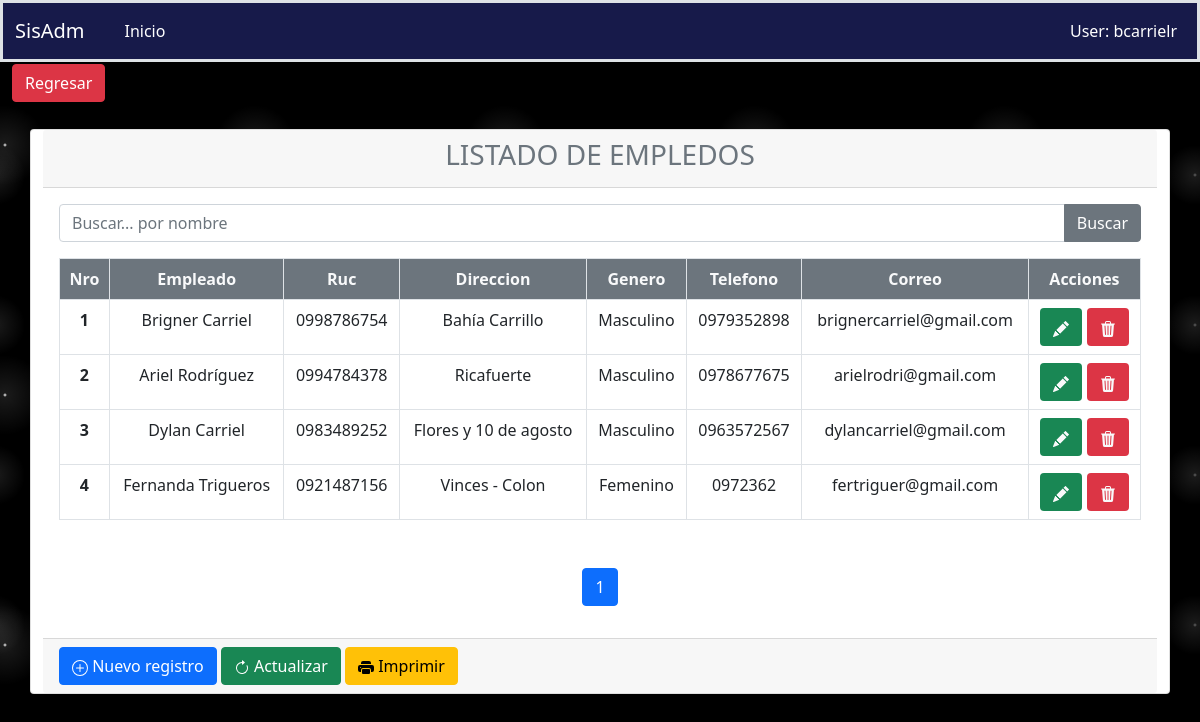
The app's page /novedades/listaempleados, older data.
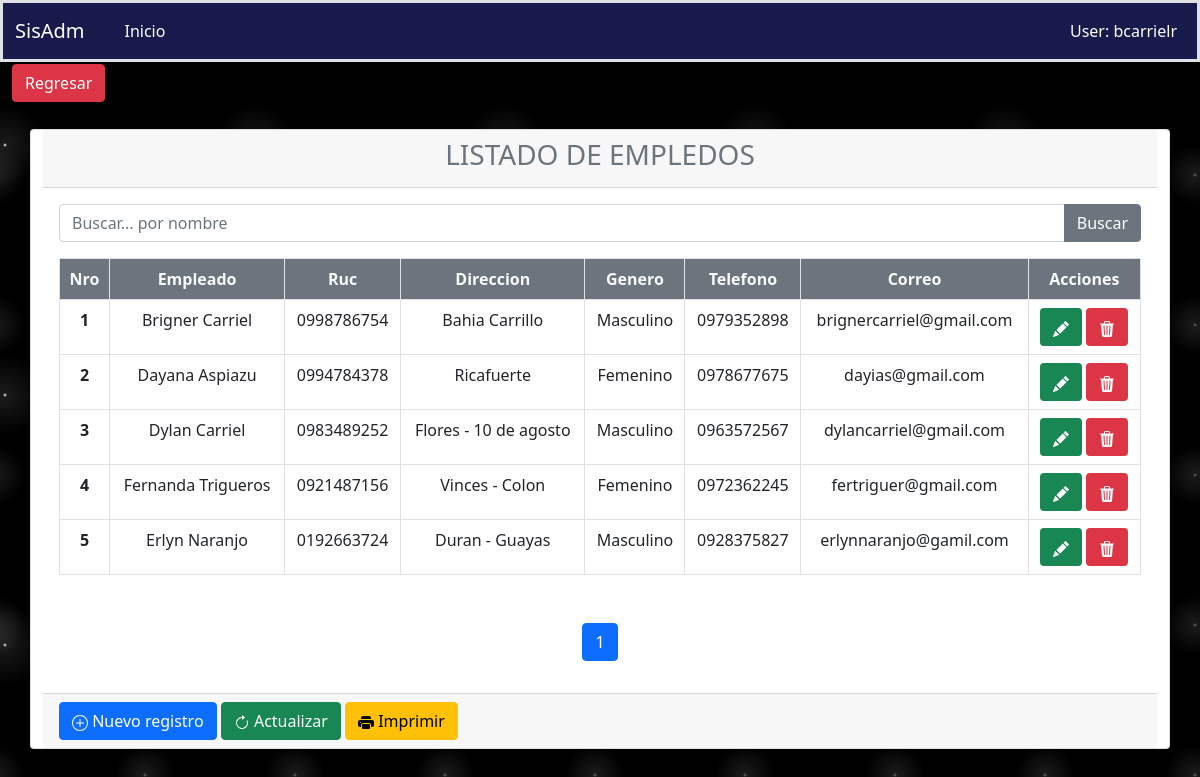
The same page, newer data.
### aplicaciones/novedades/models.py (models this page shows, shortened)
class Empleado(Base):
    nombres = models.CharField(max_length=200, unique=True)
    ruc = models.CharField(max_length=10, unique=True)
    direccion = models.TextField(blank=True, null=True, verbose_name='Dirección')
    genero = models.CharField(max_length=1, choices=GENERO,default=GENERO[0][0], blank=True, null=True)
    telefonos = models.CharField(max_length=10, blank=True, null=True, unique=True)
    email = models.CharField(max_length=100,unique=True)
    class Meta:
        verbose_name = "Empleado"
        verbose_name_plural = "Empleados"
        ordering = ['id']

### aplicaciones/novedades/views/empleados/views.py (the view)
# urls.py: path('listaempleados', ListaEmpleadosListView.as_view(), name="listaempleados"),
class ListaEmpleadosListView(ListView):
    template_name = "empleados/lisempleados.html"
    context_object_name = 'lisempleados'
    model = Empleado
    paginate_by = 7
    def get_queryset(self):
        query = self.request.GET.get("query")
        print(query)
        if query:
            return self.model.objects.filter(nombres__icontains=query)
        else:
            return self.model.objects.all()
    def get_context_data(self, **kwargs):
        context = super().get_context_data(**kwargs)
        context['url_anterior'] = '/novedades/menunovedades'
        context['listar_url']= ''
        context['imprimir_url']='/novedades/pdf_empleado'
        context['crear_url'] = '/novedades/crearempleado'
        context['titulo'] = 'LISTADO DE EMPLEDOS'
        context['query'] = self.request.GET.get("query") or ""
        return context

### aplicaciones/novedades/templates/empleados/lisempleados.html (shortened to what this page needs)
{% extends 'consulta.html' %}
{% load static %}
{% block search %}
    <form action="{% url 'novedades:listaempleados' %}" method="GET">
      <div class="input-group mb-3">
        <input type="text" name="query" value="{{ query }}" class="form-control" placeholder="Buscar... por nombre" id="idInputSearch" aria-describedby="basic-addon2"/>
        <button type="submit" class="btn btn-secondary mr-1" id="idSearchSp">Buscar</button>
      </div>
    </form>
{% endblock %}
{% block columns %}
    <tr class="text-center text-light  bg-secondary">
        <th scope="col" >Nro</th>
        <th scope="col" >Empleado</th>
        <th scope="col" >Ruc</th>
        <th scope="col" >Direccion</th>
        <th scope="col" >Genero</th>
        <th scope="col" >Telefono</th>
        <th scope="col" >Correo</th>
        <th scope="col" >Acciones</th>
    </tr>
{% endblock %}
{% block rows %}
    {% for object in lisempleados %}
          <tr class="text-center">
              <th scope="row">{{ object.id }}</th>
              <td>{{ object.nombres }}</td>
              <td>{{ object.ruc }}</td>
              <td>{{ object.direccion }}</td>
              <td>{{ object.get_genero_display }}</td>
              <td>{{ object.telefonos }}</td>
              <td>{{ object.email }}</td>
              <td>
                  <a class='btn text-light bg-success' href="{% url 'novedades:actualizarempleado' object.id %}">
                  </a>
                  <a class='btn text-light bg-danger' href="{% url 'novedades:eliminarempleado' object.id %}">
                  </a>
              </td>
          </tr>
    {% endfor %}
{% endblock %}

### templates/consulta.html (shortened to what this page needs)
{% extends 'base.html' %}
{% load static %}
{% block main %}
    <div class="container card card-primary">
        <div class="card-header" >
            <h3 class="card-title text-secondary text-center ">
                {{ titulo }}
            </h3>
        </div>
        <div class="card-body table-responsive">
            {% block search %}
            {% endblock %}
            <table class="table table-bordered" id="data">
                <thead>
                {% block columns %}
                {% endblock %}
                </thead>
                <tbody>
                {% block rows %}
                {% endblock %}
                </tbody>
            </table>
            {% block pagination %}
                <nav aria-label="Page navigation example">
                    <ul class="pagination justify-content-center mt-5">
                        {% for i in page_obj.paginator.page_range %}
                            {% if i == page_obj.number %}
                                <li class="page-item active">
                                    <a class="page-link" href="#">{{ i }}</a>
                                </li>
                            {% else %}
                                <li class="page-item">
                                    <a class="page-link" href="?page={{ i }}">{{ i }}</a>
                                </li>
                            {% endif %}
                        {% endfor %}
                    </ul>
                </nav>
            {% endblock %}
        </div>
        <div class="card-footer">
            {% block buttons_list %}
                <a href="{{ crear_url }}" class="btn  btn-primary btnTest">
                    Nuevo registro
                </a>
                <a href="{{ listar_url }}" class="btn btn-success btn-flat">
                    Actualizar
                </a>
                <a href="{{ imprimir_url }}" class="btn btn-warning  btn-flat">
                     Imprimir
                </a>
            {% endblock %}
        </div>
    </div>
{% endblock %}

### templates/base.html (shortened to what this page needs)
<!DOCTYPE html>
<html lang="es">
<head>
    {% load static %}
    <link href="https://cdn.jsdelivr.net/npm/bootstrap@5.0.2/dist/css/bootstrap.min.css" rel="stylesheet"
>
    <link rel="stylesheet" href="{% static 'css/estilos.css' %}">
</head>
<body>
<header>
    {% block header %}
        {% include 'header.html' %}
    {% endblock %}
</header>
<main style="margin-top: 0.1rem" id="contenedor">
    <div class="container-fluid">
        <div class="row">
            <div class="col-md-12">
                <div class="page-title">
                    <ol class="breadcrumb" style="margin-bottom: 1.2rem">
                        <li class="active text-success h5">
                            {% block regresar %}
                                <a class="btn btn-danger" href="{{ url_anterior }}">
                                    Regresar
                                </a>
                            {% endblock %}
                        </li>
                    </ol>
                </div>
            </div>
        </div>
    </div>
    {% block main %}{% endblock %}
</main>
</body>
</html>

### templates/header.html (shortened to what this page needs)
<nav style="background:#171a4a" class="navbar navbar-expand-md navbar-dark  border-3 border bottom boder-primary">
  <div class="container-fluid">
    <a href="/admin" class="navbar-brand" >SisAdm</a>
    <div id="MenuNavegacion" class="collapse navbar-collapse" >
      <ul class="navbar-nav ms-3">
        <li class="nav-item">
          <a class="nav-link active" aria-current="page" href="/">Inicio</a>
        </li>
      </ul>
      <ul class="navbar-nav ms-auto">
          <li class="nav-item" ><a class="nav-link active text-nowrap" href="#">User: bcarrielr</a></li>
      </ul>
    </div>
  </div>
</nav>

### static/css/estilos.css (style rules this page uses)
body { background-color:black; background-image: radial-gradient(white, rgba(255,255,255,.2) 2px, transparent 40px), radial-gradient(white, rgba(255,255,255,.15) 1px, transparent 30px), radial-gradient(white, rgba(255,255,255,.1) 2px, transparent 40px), radial-gradient(rgba(255,255,255,.4), rgba(255,255,255,.1) 2px, transparent 30px); background-size: 550px 550px, 350px 350px, 250px 250px, 150px 150px; background-position: 0 0, 40px 60px, 130px 270px, 70px 100px; color: #171a4a; }

Row changes from the older to the newer data that the page shows:
changed Empleado "Brigner Carriel": direccion "Bahía Carrillo" → "Bahia Carrillo"
changed Empleado "Ricafuerte": nombres "Ariel Rodríguez" → "Dayana Aspiazu"; genero "Masculino" → "Femenino"; email "arielrodri@gmail.com" → "dayias@gmail.com"
changed Empleado "Dylan Carriel": direccion "Flores y 10 de agosto" → "Flores - 10 de agosto"
changed Empleado "Fernanda Trigueros": telefonos "0972362" → "0972362245"
added Empleado: id "5", nombres "Erlyn Naranjo", ruc "0192663724", direccion "Duran - Guayas", genero "Masculino", telefonos "0928375827", email "erlynnaranjo@gamil.com"
